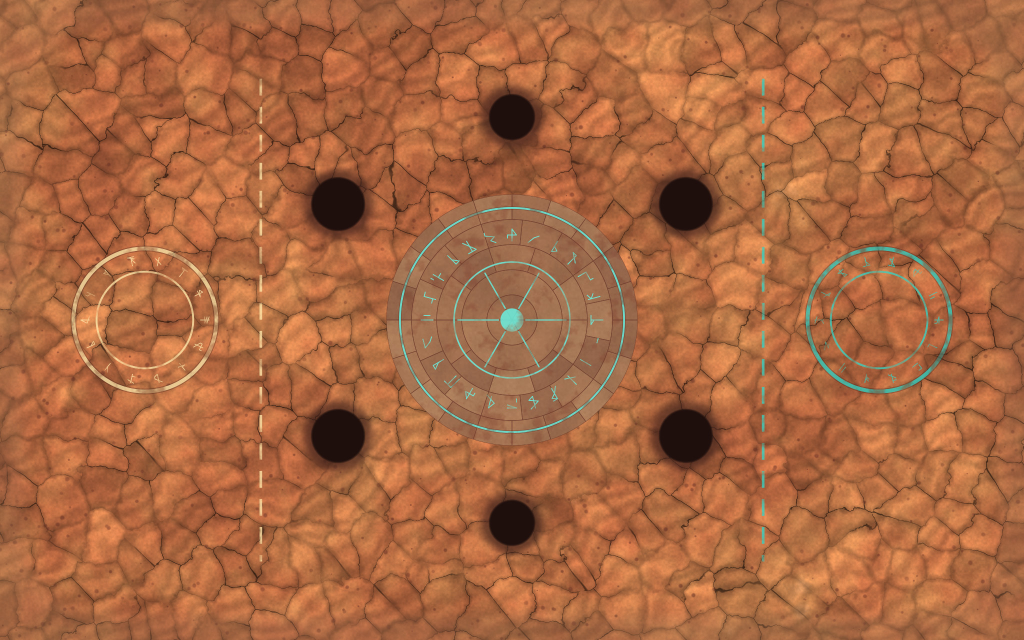
#> input picture assets/models/arenas/arena_alien_alien_ground.jpg, 2048 x 1280 px (shown at 1/2 size)
$ python -i vfx.py   (imports and definitions only)
#> lines starting #> are read from the running program, lines starting #| are printed output that depends on the picture
### tools/art2d/lib.py
"""Boite a outils ART2D : dessin vectoriel sur-echantillonne (Pillow) + eclairage/biseau (numpy/scipy).
Convention : tous les calques sont des float32 HxWx4 PREMULTIPLIES. finalize() reduit en LANCZOS."""
import os, math, json, hashlib, contextlib
import numpy as np
from PIL import Image, ImageDraw
from scipy import ndimage as ndi

ROOT = os.path.dirname(os.path.dirname(os.path.dirname(os.path.abspath(__file__))))
ASSETS = ROOT + '/assets'
F32 = np.float32


def hexc(h):
    h = h.lstrip('#')
    return np.array([int(h[i:i + 2], 16) for i in (0, 2, 4)], F32) / 255.0


def mix(a, b, t):
    return np.asarray(a, F32) * (1 - t) + np.asarray(b, F32) * t


def lighten(c, t):
    return mix(c, [1, 1, 1], t)


NAVY = np.array([0.03, 0.04, 0.09], F32)


def darken(c, t, tone=NAVY):
    return mix(c, tone, t)


def seed_of(s):
    return int(hashlib.md5(str(s).encode()).hexdigest()[:8], 16)


ELEM = {k: hexc(v) for k, v in dict(
    fire='#ff6a2b', ice='#6fd6ff', lightning='#ffe14a', void='#a06bff', shadow='#7a4fa8', holy='#ffe9a0',
    blood='#e0344a', wind='#8affd8', earth='#b08a4a', arcane='#5aa0ff', nature='#6ad05a', physical='#c9ced8').items()}

# materiaux (hi, lo)
MAT = {
    'steel': (hexc('#f4f8ff'), hexc('#7c889e')),
    'iron': (hexc('#c4cad8'), hexc('#4b5368')),
    'gold': (hexc('#fff2b4'), hexc('#b0701a')),
    'bronze': (hexc('#f0c08a'), hexc('#7a4526')),
    'dark': (hexc('#565c7e'), hexc('#161a2e')),
    'wood': (hexc('#c08a56'), hexc('#5a3820')),
    'bone': (hexc('#fbf5e2'), hexc('#a89a7a')),
    'white': (hexc('#ffffff'), hexc('#c9d4ee')),
}

# ---------------------------------------------------------------- compositing

def blank(w, h=None):
    return np.zeros((h or w, w, 4), F32)


# [9 lines left out: function put, not called in this run]


def over(dst, src):
    dst[:] = src + dst * (1 - src[..., 3:4])
    return dst


# [9 lines left out: function glow, not called in this run]


def layer_from(mask, color, op=1.0):
    out = np.zeros(mask.shape + (4,), F32)
    return put(out, mask, color, op)


# [12 lines left out: function finalize, not called in this run]


def save(im, path):
    os.makedirs(os.path.dirname(path), exist_ok=True)
    im.save(path, optimize=True)


# ---------------------------------------------------------------- masks / filtres

# [4 lines left out: function blur, not called in this run]


def shift(m, dx, dy):
    return ndi.shift(m, (dy, dx), order=1, mode='constant')


def edt_in(m):
    return ndi.distance_transform_edt(m >= 0.5).astype(F32)


def dilate(m, r):
    d = ndi.distance_transform_edt(m < 0.5)
    return np.maximum(m, np.clip(r + 0.5 - d, 0, 1)).astype(F32)


def erode(m, r):
    d = ndi.distance_transform_edt(m >= 0.5)
    return np.minimum(m, np.clip(d - r + 0.5, 0, 1)).astype(F32)


def smoothstep(e0, e1, x):
    t = np.clip((x - e0) / (e1 - e0), 0, 1)
    return t * t * (3 - 2 * t)


# [11 lines left out: functions vgrad, radial, not called in this run]


def bbox_rows(a, thr=0.05):
    rows = np.where((a > thr).any(1))[0]
    return (rows[0], rows[-1] + 1) if len(rows) else (0, a.shape[0])


# [29 lines left out: function lit, not called in this run]


def lit_mask(mask, hi, lo, bevel, **kw):
    return lit(mask, edt_in(mask), hi, lo, bevel, **kw)


def inner_shadow(dst, mask, dx, dy, bl, color=(0, 0, 0), op=0.5):
    sh = blur(shift(1 - mask, dx, dy), bl) * mask
    return put(dst, sh, color, op)


def drop_shadow(dst, mask, dx, dy, bl, color=(0, 0, 0), op=0.5):
    return put(dst, blur(shift(mask, dx, dy), bl), color, op)


def conic(H, W, cx, cy, phase=0.0, k=2):
    y, x = np.mgrid[0:H, 0:W].astype(F32)
    return np.cos(k * (np.arctan2(y - cy, x - cx) - phase))


# ---------------------------------------------------------------- dessin vectoriel

class Draw:
    """Masque 'L' sur-echantillonne. norm=True : coordonnees -1..1 (y vers le bas), 1 = demi-taille."""

    # [10 lines left out: function __init__, not called in this run]

    @property
    def M(self):
        return self.base @ self.stack[-1]

    @property
    def unit(self):
        return math.sqrt(abs(np.linalg.det(self.M[:2, :2])))

    # [16 lines left out: functions at, tf, not called in this run]

    def poly(self, pts, v=255):
        self.d.polygon(self.tf(pts), fill=v)
        return self

    # [7 lines left out: function ell, not called in this run]

    def circle(self, cx, cy, r, v=255):
        return self.ell(cx, cy, r, r, 0, v)

    def rect(self, x0, y0, x1, y1, v=255):
        return self.poly([(x0, y0), (x1, y0), (x1, y1), (x0, y1)], v)

    # [29 lines left out: functions rrect, path, not called in this run]

    def line(self, x0, y0, x1, y1, w, v=255):
        return self.path([(x0, y0), (x1, y1)], w, v=v)

    # [5 lines left out: function arc_pts, not called in this run]

    def arc(self, cx, cy, r, a0, a1, w, v=255):
        return self.path(self.arc_pts(cx, cy, r, r, a0, a1), w, v=v)

    def ring(self, cx, cy, r, w, v=255):
        return self.path(self.arc_pts(cx, cy, r, r, 0, 360, 96)[:-1], w, closed=True, v=v)

    # [16 lines left out: functions taper, star, not called in this run]

    def ngon(self, cx, cy, n, r, rot=-90, v=255):
        return self.poly([(cx + r * math.cos(math.radians(rot + 360 * i / n)),
                           cy + r * math.sin(math.radians(rot + 360 * i / n))) for i in range(n)], v)

    def mask(self):
        return np.asarray(self.img, F32) / 255.0


# [26 lines left out: functions bez, catmull, not called in this run]


# ---------------------------------------------------------------- SDF analytiques (px)

def grid(W, H):
    y, x = np.mgrid[0:H, 0:W].astype(F32)
    return x + 0.5, y + 0.5


# [6 lines left out: function sdf_rrect, not called in this run]


def sdf_circle(W, H, cx, cy, r):
    x, y = grid(W, H)
    return np.hypot(x - cx, y - cy) - r


def cov(sdf):
    """SDF (px) -> couverture 0..1 antialiasee."""
    return np.clip(0.5 - sdf, 0, 1).astype(F32)


# ---------------------------------------------------------------- bruit

def _fade(t):
    return t * t * t * (t * (t * 6 - 15) + 10)


# [88 lines left out: functions perlin, fbm, worley, norm01, to_pil_gray_alpha, contact, not called in this run]

### tools/art2d/vfx.py
"""Textures VFX : blanc/gris + alpha (RGB defini partout, pas de frange noire)."""
import sys, os, math
sys.path.insert(0, os.path.dirname(__file__))
from lib import *

OUT = ASSETS + '/textures/vfx'
PI = math.pi


# [17 lines left out: functions uv, down, S, not called in this run]


def rad_fall(r, p=2.0):
    return np.clip(1 - r, 0, 1) ** p


# [71 lines left out: functions soft_glow, glow_ring, spark_star4, spark_cross, flare_streak, smoke, not called in this run]


def flame_field(N, seed, scroll=0):
    return None


# [50 lines left out: functions tongue, flame, not called in this run]


def fire_tongue(i):
    p = [dict(sway=0.5, lean=0.10, noise_amp=0.18, phase=0.3, width=0.52),
         dict(sway=-0.6, lean=-0.16, noise_amp=0.16, phase=1.6, width=0.46),
         dict(sway=0.8, lean=0.26, noise_amp=0.2, phase=2.6, width=0.42),
         dict(sway=-0.3, lean=0.0, noise_amp=0.14, phase=4.0, width=0.58)][i]
    return flame(256, 100 + i * 7, **p)


# [602 lines left out: functions flame_sheet, ember, ice_shard, snow_flake, bolt_pts, render_bolt and 22 more, not called in this run]


def noise_perlin():
    n = fbm(512, 512, 4, 6, 1) * 0.5 + 0.5
    return norm01(n), np.ones((512, 512), F32)


# [64 lines left out: functions noise_cell, gradient_ramp_toon, vignette, film_grain, run, not called in this run]


# [3 lines not run here, left out]

>>> import cv2
>>> picture = cv2.imread('../../assets/models/arenas/arena_alien_alien_ground.jpg', cv2.IMREAD_GRAYSCALE)
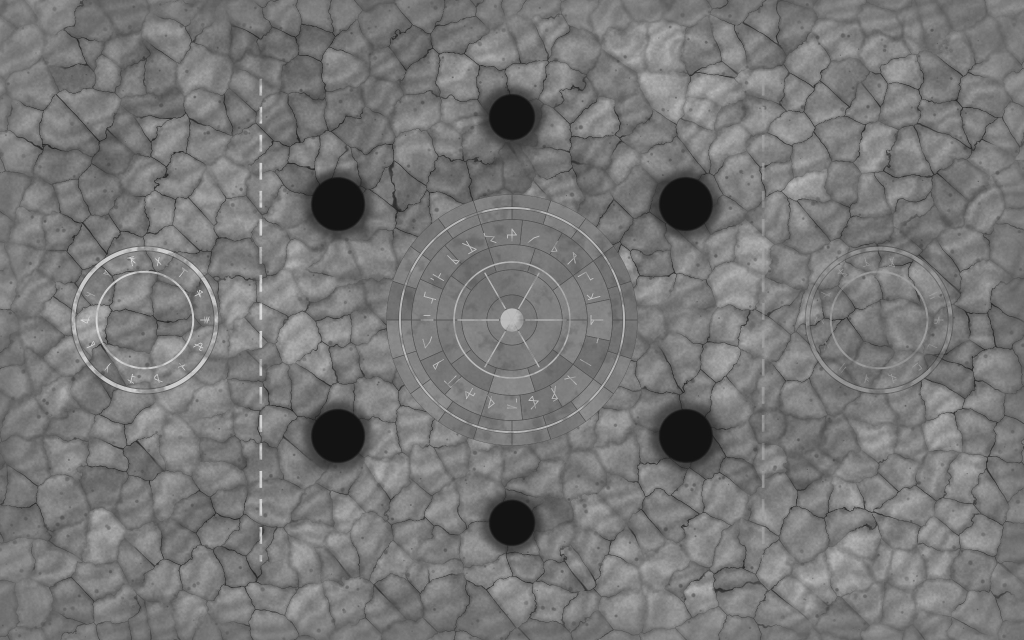
#> picture: shape (1280, 2048) (shown at 1/2 size); min 14, max 228, mean 118.6
#> (the run stopped early here; a loop or call above may not have finished)
